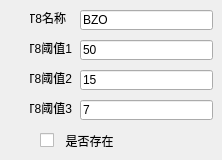
      <widget class="QWidget" name="tab8_S">
       <attribute name="title">
        <string>试剂条8</string>
       </attribute>
       <widget class="QLabel" name="CH8_label4_S">
        <property name="geometry">
         <rect>
          <x>30</x>
          <y>100</y>
          <width>42</width>
          <height>16</height>
         </rect>
        </property>
        <property name="text">
         <string>T8阈值3</string>
        </property>
        <property name="alignment">
         <set>Qt::AlignRight|Qt::AlignTrailing|Qt::AlignVCenter</set>
        </property>
       </widget>
       <widget class="QCheckBox" name="CheckBox8_S">
        <property name="geometry">
         <rect>
          <x>40</x>
          <y>130</y>
          <width>101</width>
          <height>21</height>
         </rect>
        </property>
        <property name="text">
         <string>  是否存在</string>
        </property>
       </widget>
       <widget class="QLabel" name="CH8_label2_S">
        <property name="geometry">
         <rect>
          <x>30</x>
          <y>40</y>
          <width>42</width>
          <height>16</height>
         </rect>
        </property>
        <property name="text">
         <string>T8阈值1</string>
        </property>
        <property name="alignment">
         <set>Qt::AlignRight|Qt::AlignTrailing|Qt::AlignVCenter</set>
        </property>
       </widget>
       <widget class="QLineEdit" name="CH8_name_S">
        <property name="geometry">
         <rect>
          <x>80</x>
          <y>10</y>
          <width>133</width>
          <height>20</height>
         </rect>
        </property>
        <property name="text">
         <string>BZO</string>
        </property>
       </widget>
       <widget class="QLineEdit" name="CH8_threshold3_S">
        <property name="geometry">
         <rect>
          <x>80</x>
          <y>100</y>
          <width>133</width>
          <height>20</height>
         </rect>
        </property>
        <property name="text">
         <string>7</string>
        </property>
       </widget>
       <widget class="QLabel" name="CH8_label1_S">
        <property name="geometry">
         <rect>
          <x>30</x>
          <y>10</y>
          <width>36</width>
          <height>16</height>
         </rect>
        </property>
        <property name="text">
         <string>T8名称</string>
        </property>
        <property name="alignment">
         <set>Qt::AlignRight|Qt::AlignTrailing|Qt::AlignVCenter</set>
        </property>
       </widget>
       <widget class="QLineEdit" name="CH8_threshold1_S">
        <property name="geometry">
         <rect>
          <x>80</x>
          <y>40</y>
          <width>133</width>
          <height>20</height>
         </rect>
        </property>
        <property name="text">
         <string>50</string>
        </property>
       </widget>
       <widget class="QLabel" name="CH8_label3_S">
        <property name="geometry">
         <rect>
          <x>30</x>
          <y>70</y>
          <width>42</width>
          <height>16</height>
         </rect>
        </property>
        <property name="text">
         <string>T8阈值2</string>
        </property>
        <property name="alignment">
         <set>Qt::AlignRight|Qt::AlignTrailing|Qt::AlignVCenter</set>
        </property>
       </widget>
       <widget class="QLineEdit" name="CH8_threshold2_S">
        <property name="geometry">
         <rect>
          <x>80</x>
          <y>70</y>
          <width>133</width>
          <height>20</height>
         </rect>
        </property>
        <property name="text">
         <string>15</string>
        </property>
       </widget>
      </widget>
